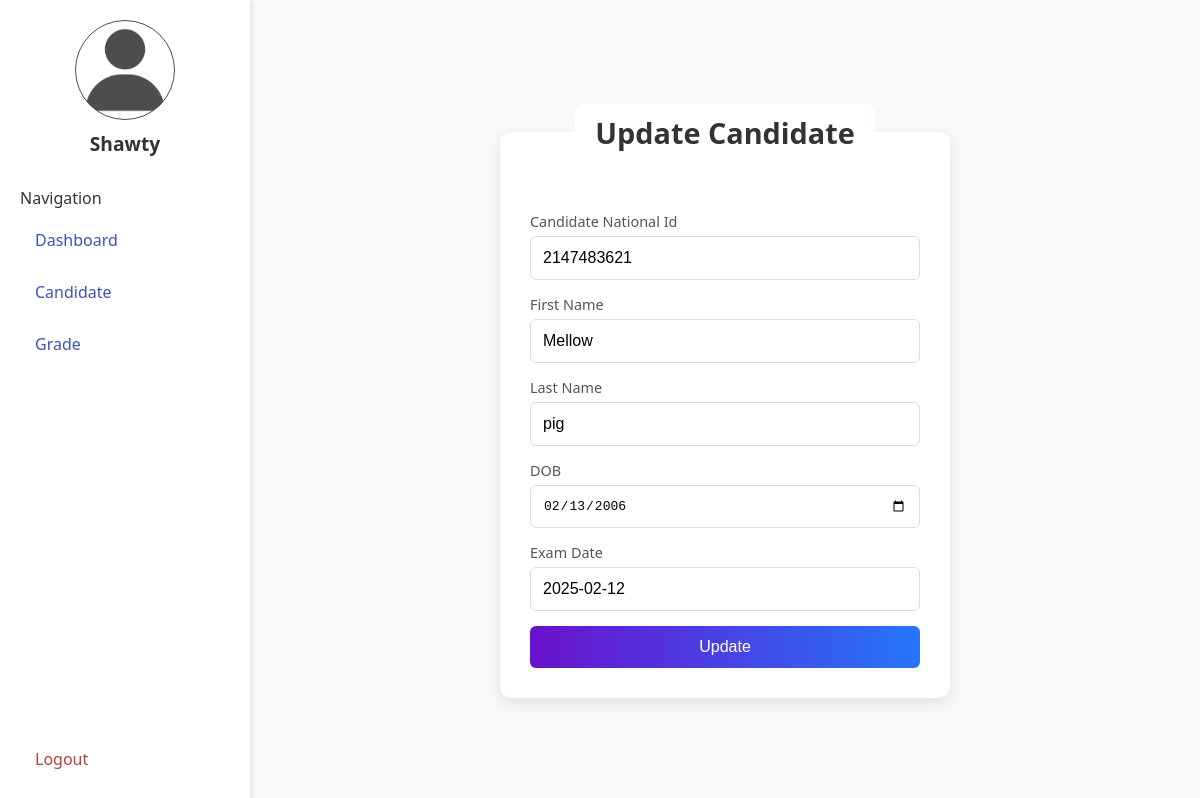
The page /pages/candidate_update.php?id=2147483621 (signed in) on the database its author committed.
### tables this page shows
CREATE TABLE `candidate` (
  `candidateNationalId` int(11) NOT NULL,
  `firstName` varchar(200) NOT NULL,
  `lastName` varchar(200) NOT NULL,
  `DOB` date NOT NULL,
  `ExamDate` date NOT NULL
);

### pages/candidate_update.php (the view, shortened to what this page needs)
<?php
include "../php/connect.php";
$id = $_GET['id'];
$fetch = mysqli_query($con, "SELECT * FROM candidate WHERE candidateNationalId='{$id}'");
$data = mysqli_fetch_assoc($fetch);
?>
<!DOCTYPE html>
<html lang="en">
<head>
    <link rel="stylesheet" href="../css/main.css">
</head>
<body>
    <?php include "../html/Sidebar.php"; ?>
    <main style="display: flex; align-items: center; justify-content: center;">
        <fieldset>
            <legend>Update Candidate</legend>
            <form action="../php/candidate_update.php" method="post">
                <div>
                    <label>Candidate National Id</label>
                    <input type="text" name="id" value="<?php echo $data['candidateNationalId'] ?>">
                </div>
                <div>
                    <label>First Name</label>
                    <input type="text" name="fname" value="<?php echo $data['firstName'] ?>">
                </div>
                <div>
                    <label>Last Name</label>
                    <input type="text" name="lname" value="<?php echo $data['lastName'] ?>">
                </div>
                <div>
                    <label>DOB</label>
                    <input type="date" name="dob" value="<?php echo $data['DOB'] ?>">
                </div>
                <div>
                    <label>Exam Date</label>
                    <input type="text" name="examDate" value="<?php echo $data['ExamDate'] ?>">
                </div>
                <input id="submit" type="submit" value="Update" name="update">
            </form>
        </fieldset>
    </main>
</body>
</html>

### css/main.css (style rules this page uses)
:root { --background: #f1f1f1; --sidebar: #f8fafd; }
* { margin: 0; padding: 0; box-sizing: border-box; }
body, html { width: 100%; height: 100vh; font-family: "Segoe UI", Tahoma, Geneva, Verdana, sans-serif; display: flex; background-color: #f8f9fa; color: #333; }
fieldset { width: 450px; padding: 30px; border-radius: 12px; background: white; box-shadow: 0 5px 15px rgba(0, 0, 0, 0.1); border: none; }
fieldset legend { font-size: 1.8em; font-weight: 600; text-align: center; margin-bottom: 20px; color: #333; background: white; border-radius: 12px; padding: 10px 20px; }
fieldset form { display: flex; flex-direction: column; gap: 15px; }
fieldset form div { display: flex; flex-direction: column; }
fieldset form div label { font-size: 0.9em; color: #555; margin-bottom: 5px; }
fieldset form div input { padding: 12px; border: 1px solid #ddd; border-radius: 6px; font-size: 1em; transition: border-color 0.3s ease; }
fieldset form #submit { background: linear-gradient(to right, #6a11cb, #2575fc); color: white; padding: 12px 20px; border: none; border-radius: 6px; font-size: 1em; cursor: pointer; transition: background 0.3s ease; }
main { flex-grow: 1; padding: 20px; display: flex; flex-direction: column; gap: 20px; }

### rows shown on the page
candidate: id "2147483621", fname "Mellow", lname "pig", dob "02/13/2006", examDate "2025-02-12"

### other values the page prints
$_SESSION['name'] "Shawty"
